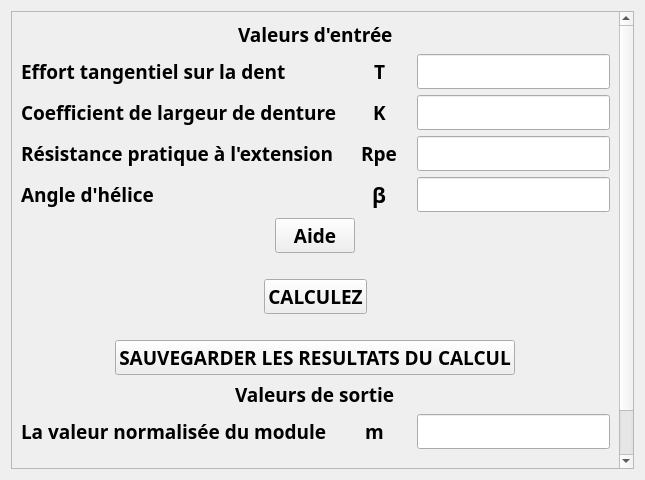
<?xml version="1.0" encoding="UTF-8"?>
<ui version="4.0">
 <class>calcul_module</class>
 <widget class="QWidget" name="calcul_module">
  <property name="geometry">
   <rect>
    <x>0</x>
    <y>0</y>
    <width>645</width>
    <height>480</height>
   </rect>
  </property>
  <property name="windowTitle">
   <string>CALCUL_DU_MODULE</string>
  </property>
  <property name="windowIcon">
   <iconset>
    <normaloff>../PFE/INTERFACE/biblio/ui/reducteur_gearexpert.gif</normaloff>../PFE/INTERFACE/biblio/ui/reducteur_gearexpert.gif</iconset>
  </property>
  <layout class="QGridLayout" name="gridLayout_2">
   <item row="0" column="0">
    <widget class="QScrollArea" name="scrollArea">
     <property name="widgetResizable">
      <bool>true</bool>
     </property>
     <widget class="QWidget" name="scrollAreaWidgetContents">
      <property name="geometry">
       <rect>
        <x>0</x>
        <y>0</y>
        <width>631</width>
        <height>466</height>
       </rect>
      </property>
      <layout class="QGridLayout" name="gridLayout_3">
       <item row="0" column="0">
        <layout class="QVBoxLayout" name="verticalLayout">
         <item alignment="Qt::AlignHCenter">
          <widget class="QLabel" name="label_2">
           <property name="font">
            <font>
             <family>Arial Black</family>
             <pointsize>14</pointsize>
             <weight>75</weight>
             <bold>true</bold>
            </font>
           </property>
           <property name="text">
            <string>Valeurs d'entrée</string>
           </property>
          </widget>
         </item>
         <item>
          <layout class="QGridLayout" name="gridLayout">
           <item row="2" column="1" alignment="Qt::AlignHCenter">
            <widget class="QLabel" name="label_48">
             <property name="font">
              <font>
               <family>Arial Black</family>
               <pointsize>14</pointsize>
               <weight>75</weight>
               <bold>true</bold>
              </font>
             </property>
             <property name="text">
              <string>Rpe</string>
             </property>
            </widget>
           </item>
           <item row="2" column="0">
            <widget class="QLabel" name="label2">
             <property name="font">
              <font>
               <family>Arial Black</family>
               <pointsize>14</pointsize>
               <weight>75</weight>
               <bold>true</bold>
              </font>
             </property>
             <property name="text">
              <string>Résistance pratique à l'extension </string>
             </property>
            </widget>
           </item>
           <item row="1" column="1" alignment="Qt::AlignHCenter">
            <widget class="QLabel" name="label_47">
             <property name="font">
              <font>
               <family>Arial Black</family>
               <pointsize>14</pointsize>
               <weight>75</weight>
               <bold>true</bold>
              </font>
             </property>
             <property name="text">
              <string>K</string>
             </property>
            </widget>
           </item>
           <item row="1" column="0">
            <widget class="QLabel" name="label1">
             <property name="font">
              <font>
               <family>Arial Black</family>
               <pointsize>14</pointsize>
               <weight>75</weight>
               <bold>true</bold>
              </font>
             </property>
             <property name="text">
              <string>Coefficient de largeur de denture </string>
             </property>
            </widget>
           </item>
           <item row="0" column="1" alignment="Qt::AlignHCenter">
            <widget class="QLabel" name="label_31">
             <property name="font">
              <font>
               <family>Arial Black</family>
               <pointsize>14</pointsize>
               <weight>75</weight>
               <bold>true</bold>
              </font>
             </property>
             <property name="text">
              <string>T</string>
             </property>
            </widget>
           </item>
           <item row="1" column="2" alignment="Qt::AlignHCenter">
            <widget class="QLineEdit" name="lineEdit1">
             <property name="font">
              <font>
               <family>Arial Black</family>
               <pointsize>14</pointsize>
               <weight>75</weight>
               <bold>true</bold>
              </font>
             </property>
            </widget>
           </item>
           <item row="0" column="0">
            <widget class="QLabel" name="label">
             <property name="font">
              <font>
               <family>Arial Black</family>
               <pointsize>14</pointsize>
               <weight>75</weight>
               <bold>true</bold>
              </font>
             </property>
             <property name="text">
              <string>Effort tangentiel sur la dent </string>
             </property>
            </widget>
           </item>
           <item row="3" column="2" alignment="Qt::AlignHCenter">
            <widget class="QLineEdit" name="lineEdit3">
             <property name="font">
              <font>
               <family>Arial Black</family>
               <pointsize>14</pointsize>
               <weight>75</weight>
               <bold>true</bold>
              </font>
             </property>
            </widget>
           </item>
           <item row="0" column="2" alignment="Qt::AlignHCenter">
            <widget class="QLineEdit" name="lineEdit">
             <property name="font">
              <font>
               <family>Arial Black</family>
               <pointsize>14</pointsize>
               <weight>75</weight>
               <bold>true</bold>
              </font>
             </property>
            </widget>
           </item>
           <item row="3" column="0">
            <widget class="QLabel" name="label3">
             <property name="font">
              <font>
               <family>Arial Black</family>
               <pointsize>14</pointsize>
               <weight>75</weight>
               <bold>true</bold>
              </font>
             </property>
             <property name="text">
              <string>Angle d'hélice</string>
             </property>
            </widget>
           </item>
           <item row="3" column="1" alignment="Qt::AlignHCenter">
            <widget class="QLabel" name="label_4">
             <property name="font">
              <font>
               <family>Arial Black</family>
               <pointsize>16</pointsize>
               <weight>75</weight>
               <bold>true</bold>
              </font>
             </property>
             <property name="text">
              <string>β</string>
             </property>
            </widget>
           </item>
           <item row="2" column="2" alignment="Qt::AlignHCenter">
            <widget class="QLineEdit" name="lineEdit2">
             <property name="font">
              <font>
               <family>Arial Black</family>
               <pointsize>14</pointsize>
               <weight>75</weight>
               <bold>true</bold>
              </font>
             </property>
            </widget>
           </item>
          </layout>
         </item>
         <item alignment="Qt::AlignHCenter">
          <widget class="QPushButton" name="pushButton_1">
           <property name="font">
            <font>
             <family>Arial Black</family>
             <pointsize>14</pointsize>
             <weight>75</weight>
             <bold>true</bold>
            </font>
           </property>
           <property name="text">
            <string>Aide</string>
           </property>
          </widget>
         </item>
         <item>
          <spacer name="horizontalSpacer">
           <property name="orientation">
            <enum>Qt::Horizontal</enum>
           </property>
           <property name="sizeHint" stdset="0">
            <size>
             <width>40</width>
             <height>20</height>
            </size>
           </property>
          </spacer>
         </item>
         <item alignment="Qt::AlignHCenter">
          <widget class="QPushButton" name="pushButton">
           <property name="font">
            <font>
             <family>Arial Black</family>
             <pointsize>14</pointsize>
             <weight>75</weight>
             <bold>true</bold>
            </font>
           </property>
           <property name="text">
            <string>CALCULEZ</string>
           </property>
          </widget>
         </item>
         <item>
          <spacer name="horizontalSpacer_2">
           <property name="orientation">
            <enum>Qt::Horizontal</enum>
           </property>
           <property name="sizeHint" stdset="0">
            <size>
             <width>40</width>
             <height>20</height>
            </size>
           </property>
          </spacer>
         </item>
         <item alignment="Qt::AlignHCenter">
          <widget class="QPushButton" name="pushButton_3">
           <property name="font">
            <font>
             <family>Arial Black</family>
             <pointsize>14</pointsize>
             <weight>75</weight>
             <bold>true</bold>
            </font>
           </property>
           <property name="text">
            <string>SAUVEGARDER LES RESULTATS DU CALCUL</string>
           </property>
          </widget>
         </item>
         <item alignment="Qt::AlignHCenter">
          <widget class="QLabel" name="label_45">
           <property name="font">
            <font>
             <family>Arial Black</family>
             <pointsize>14</pointsize>
             <weight>75</weight>
             <bold>true</bold>
            </font>
           </property>
           <property name="text">
            <string>Valeurs de sortie</string>
           </property>
          </widget>
         </item>
         <item>
          <layout class="QHBoxLayout" name="horizontalLayout_3">
           <item alignment="Qt::AlignLeft">
            <widget class="QLabel" name="label4">
             <property name="font">
              <font>
               <family>Arial Black</family>
               <pointsize>14</pointsize>
               <weight>75</weight>
               <bold>true</bold>
              </font>
             </property>
             <property name="text">
              <string>La valeur normalisée du module </string>
             </property>
            </widget>
           </item>
           <item alignment="Qt::AlignHCenter">
            <widget class="QLabel" name="label_8">
             <property name="font">
              <font>
               <family>Arial Black</family>
               <pointsize>14</pointsize>
               <weight>75</weight>
               <bold>true</bold>
              </font>
             </property>
             <property name="text">
              <string>m</string>
             </property>
            </widget>
           </item>
           <item alignment="Qt::AlignHCenter">
            <widget class="QLineEdit" name="lineEdit4">
             <property name="font">
              <font>
               <family>Arial Black</family>
               <pointsize>14</pointsize>
               <weight>75</weight>
               <bold>true</bold>
              </font>
             </property>
            </widget>
           </item>
          </layout>
         </item>
         <item>
          <spacer name="horizontalSpacer_3">
           <property name="orientation">
            <enum>Qt::Horizontal</enum>
           </property>
           <property name="sizeHint" stdset="0">
            <size>
             <width>40</width>
             <height>20</height>
            </size>
           </property>
          </spacer>
         </item>
         <item alignment="Qt::AlignHCenter">
          <widget class="QPushButton" name="pushButton_2">
           <property name="font">
            <font>
             <family>Arial Black</family>
             <pointsize>14</pointsize>
             <weight>75</weight>
             <bold>true</bold>
            </font>
           </property>
           <property name="text">
            <string>RETOUR</string>
           </property>
          </widget>
         </item>
        </layout>
       </item>
      </layout>
     </widget>
    </widget>
   </item>
  </layout>
 </widget>
 <resources/>
 <connections/>
</ui>
